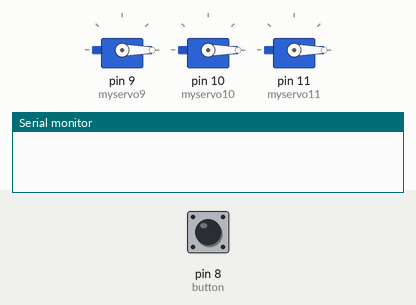
The sketch below on a simulated Arduino Uno, built with avr-gcc and run on an emulated ATmega328P. Parts: 3 × servo, the last lines printed to the serial monitor. The test bench sets the inputs (shaded band); at power-on: pin 8 (button) LOW.

Above: at 1.2 s.
1.3 s: pin 8 (button) pulled HIGH for 0.15 s
At 2.32 s:
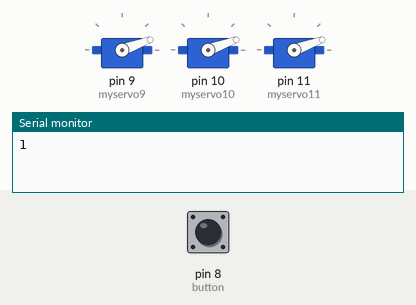
At 3.32 s:
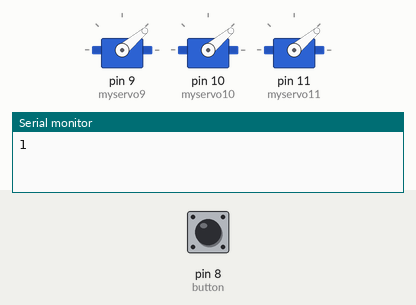
15.0 s: pin 8 (button) pulled HIGH for 1 s
At 15.17 s:
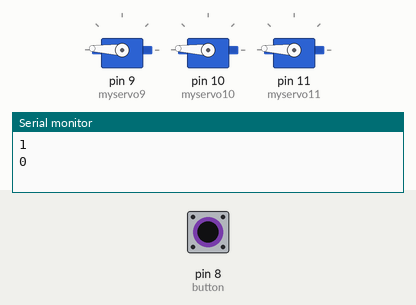
Timing chart, 0 to 25.5 s (numbered marks = the images above; inputs shaded):
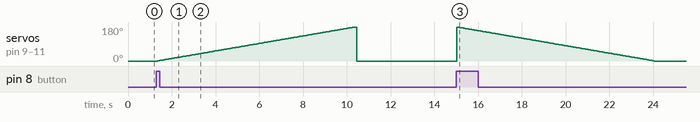

Measured:
- after the input at 1.3 s, servo on pin 9 (myservo9), servo on pin 10 (myservo10), servo on pin 11 (myservo11): rises from 0° to 180° in 9.0 s, then falls to 0° in 0.10 s

The sketch:

NUI_008_Actuated_Landscape_3servo.ino
```cpp
#include <Servo.h>


int button = 8;
int led = 13;
int status = false;
int pos = 0;

Servo myservo9, myservo10, myservo11;  // create servo object to control a servo


void setup() {
  pinMode(button, INPUT);

  myservo9.attach(9);  // attaches the servo on pin 9 to the servo object
  myservo10.attach(10);
  myservo11.attach(11);

  Serial.begin(9600);
}

void loop() {
  //a) if the button is not pressed the false status is reversed by !status and the LED turns on
  //b) if the button is pressed the true status is reveresed by !status and the LED turns off

  myservo9.write(0);              // tell servo to go to position in variable 'pos'
  myservo10.write(0);              // tell servo to go to position in variable 'pos'
  myservo11.write(0);

  if (digitalRead(button) == true) {
    status = !status;
    switch (status) {
      case 1:
        Serial.println(status);
        for (pos = 0; pos <= 180; pos += 1) { // goes from 0 degrees to 180 degrees
          // in steps of 1 degree
          myservo9.write(pos);              // tell servo to go to position in variable 'pos'
          myservo10.write(pos);              // tell servo to go to position in variable 'pos'
          myservo11.write(pos);              // tell servo to go to position in variable 'pos'
          delay(50);                       // waits 15ms for the servo to reach the position

        }
        break;
      case 0:
        Serial.println(status);
        for (pos = 180; pos >= 0; pos -= 1) { // goes from 180 degrees to 0 degrees
          myservo9.write(pos);              // tell servo to go to position in variable 'pos'
          myservo10.write(pos);              // tell servo to go to position in variable 'pos'
          myservo11.write(pos);              // tell servo to go to position in variable 'pos'
          delay(50);                       // waits 15ms for the servo to reach the position
        }
        break;
    }
  } while (digitalRead(button) == true);
  delay(50); // keeps a small delay
}
```
